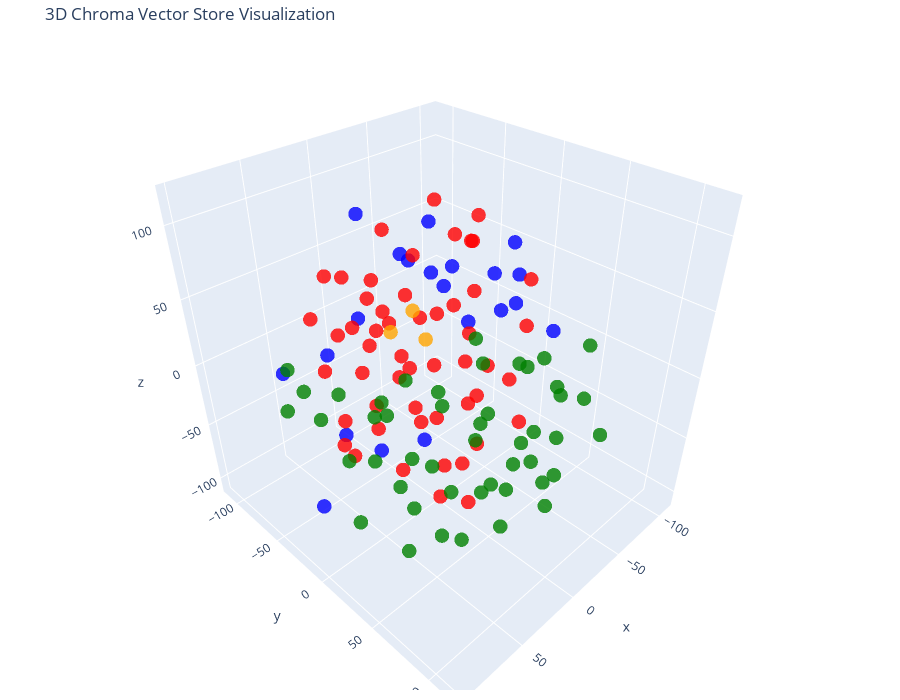

This figure's notebook cell:
### Code cell
# Let's try 3D!

tsne = TSNE(n_components=3, random_state=42)
reduced_vectors = tsne.fit_transform(vectors)

# Create the 3D scatter plot
fig = go.Figure(data=[go.Scatter3d(
    x=reduced_vectors[:, 0],
    y=reduced_vectors[:, 1],
    z=reduced_vectors[:, 2],
    mode='markers',
    marker=dict(size=5, color=colors, opacity=0.8),
    text=[f"Type: {t}<br>Text: {d[:100]}..." for t, d in zip(doc_types, documents)],
    hoverinfo='text'
)])

fig.update_layout(
    title='3D Chroma Vector Store Visualization',
    scene=dict(xaxis_title='x', yaxis_title='y', zaxis_title='z'),
    width=900,
    height=700,
    margin=dict(r=20, b=10, l=10, t=40)
)

fig.show()

### Figure 1 — Plotly figure (JSON) as saved in the notebook; plotly's stock layout.template omitted (floating-point values rounded to 4 significant figures)
{"data": [{"hoverinfo": "text", "marker": {"color": ["blue", "blue", "blue", "blue", "blue", "blue", "blue", "blue", "blue", "blue", "blue", "blue", "blue", "blue", "blue", "blue", "blue", "blue", "blue", "blue", "blue", "red", "red", "red", "red", "red", "red", "red", "red", "red", "red", "red", "red", "red", "red", "red", "red", "red", "red", "red", "red", "red", "red", "red", "red", "red", "red", "red", "red", "red", "red", "red", "red", "red", "red", "red", "red", "red", "red", "red", "red", "red", "red", "red", "red", "red", "red", "red", "red", "red", "red", "red", "red", "orange", "orange", "orange", "green", "green", "green", "green", "green", "green", "green", "green", "green", "green", "green", "green", "green", "green", "green", "green", "green", "green", "green", "green", "green", "green", "green", "green", "green", "green", "green", "green", "green", "green", "green", "green", "green", "green", "green", "green", "green", "green", "green", "green", "green", "green", "green", "green", "green", "green", "green"], "opacity": 0.8, "size": 5}, "mode": "markers", "text": ["Type: products<br>Text: # Product Summary\n\n# Rellm: AI-Powered Enterprise Reinsurance Solution\n\n## Summary\n\nRellm is an inno...", "Type: products<br>Text: ### Seamless Integrations\nRellm's architecture is designed for effortless integration with existing ...", "Type: products<br>Text: ### Regulatory Compliance Tools\nRellm includes built-in compliance tracking features to help organiz...", "Type: products<br>Text: Join the growing number of organizations leveraging Rellm to enhance their reinsurance processes whi...", "Type: products<br>Text: Experience the future of reinsurance with Rellm, where innovation meets reliability. Let Insurellm h...", "Type: products<br>Text: # Product Summary\n\n# Markellm\n\n## Summary\n\nMarkellm is an innovative two-sided marketplace designed ...", "Type: products<br>Text: - **User-Friendly Interface**: Designed with user experience in mind, Markellm features an intuitive...", "Type: products<br>Text: - **Customer Support**: Our dedicated support team is always available to assist both consumers and ...", "Type: products<br>Text: ### For Insurance Companies:\n- **Basic Listing Fee**: $199/month for a featured listing on the platf...", "Type: products<br>Text: ### Q3 2025\n- Initiate a comprehensive marketing campaign targeting both consumers and insurers to i...", "Type: products<br>Text: # Product Summary\n\n# Homellm\n\n## Summary\nHomellm is an innovative home insurance product developed b...", "Type: products<br>Text: ### 2. Dynamic Pricing Model\nWith Homellm's innovative dynamic pricing model, insurance providers ca...", "Type: products<br>Text: ### 5. Multi-Channel Integration\nHomellm seamlessly integrates into existing insurance platforms, pr...", "Type: products<br>Text: - **Basic Tier:** Starting at $5,000/month for small insurers with basic integration features.\n- **S...", "Type: products<br>Text: All tiers include a comprehensive training program and ongoing updates to ensure optimal performance...", "Type: products<br>Text: With Homellm, Insurellm is committed to transforming the landscape of home insurance, ensuring both ...", "Type: products<br>Text: # Product Summary\n\n# Carllm\n\n## Summary\n\nCarllm is an innovative auto insurance product developed by...", "Type: products<br>Text: - **Instant Quoting**: With Carllm, insurance companies can offer near-instant quotes to customers, ...", "Type: products<br>Text: - **Mobile Integration**: Carllm is designed to work seamlessly with mobile applications, providing ...", "Type: products<br>Text: - **Professional Tier**: $2,500/month\n  - For medium-sized companies.\n  - All Basic Tier features pl...", "Type: products<br>Text: ### Q2 2025: Customer Experience Improvements\n- Launch of a new **mobile app** for end-users.\n- Intr...", "Type: contracts<br>Text: # Contract with GreenField Holdings for Markellm\n\n**Effective Date:** November 15, 2023  \n**Contract...", "Type: contracts<br>Text: ## Renewal\n1. **Automatic Renewal**: This contract will automatically renew for sequential one-year ...", "Type: contracts<br>Text: ## Features\n1. **AI-Powered Matching**: Access to advanced algorithms that connect GreenField Holdin...", "Type: contracts<br>Text: ## Support\n1. **Customer Support Access**: The Client will have access to dedicated support through ...", "Type: contracts<br>Text: **Signatures:**  \n_________________________                           _________________________  \n**...", "Type: contracts<br>Text: # Contract with EverGuard Insurance for Rellm: AI-Powered Enterprise Reinsurance Solution\n\n**Contrac...", "Type: contracts<br>Text: 4. **Usage Rights**: EverGuard Insurance is granted a non-exclusive, non-transferable license to acc...", "Type: contracts<br>Text: 1. **Core Functionality**: Rellm provides EverGuard Insurance with advanced AI-driven analytics, sea...", "Type: contracts<br>Text: 1. **Customer Support**: Insurellm will provide EverGuard Insurance with 24/7 customer support, incl...", "Type: contracts<br>Text: ---\n\n**Signatures**  \n**For Insurellm**: __________________________  \n**Name**: John Smith  \n**Title...", "Type: contracts<br>Text: # Contract with Greenstone Insurance for Homellm\n\n---\n\n## Terms\n\n1. **Parties**: This Contract (\"Agr...", "Type: contracts<br>Text: 4. **Payment Terms**: \n   - The Customer shall pay an amount of $10,000 per month for the Standard T...", "Type: contracts<br>Text: ---\n\n## Features\n\n- **AI-Powered Risk Assessment**: Customer will have access to enhanced risk evalu...", "Type: contracts<br>Text: - **Customer Portal**: A dedicated portal will be provided, allowing the Customer's clients to manag...", "Type: contracts<br>Text: ______________________________  \n[Name], [Title]  \nDate: ______________________\n\n**For Greenstone In...", "Type: contracts<br>Text: # Contract with Roadway Insurance Inc. for Carllm\n\n---\n\n## Terms\n\n1. **Agreement Effective Date**: T...", "Type: contracts<br>Text: ---\n\n## Renewal\n\n1. **Automatic Renewal**: This agreement will automatically renew for an additional...", "Type: contracts<br>Text: ---\n\n## Features\n\n1. **Access to Core Features**: Roadway Insurance Inc. will have access to all Pro...", "Type: contracts<br>Text: ---\n\n## Support\n\n1. **Technical Support**: Roadway Insurance Inc. will receive priority technical su...", "Type: contracts<br>Text: # Contract with Stellar Insurance Co. for Rellm\n\n## Terms\nThis contract is made between **Insurellm*...", "Type: contracts<br>Text: ### Termination\nEither party may terminate this agreement with a **30-day written notice**. In the e...", "Type: contracts<br>Text: ## Features\nStellar Insurance Co. will receive access to the following features of the Rellm product...", "Type: contracts<br>Text: ## Support\nInsurellm provides Stellar Insurance Co. with the following support services:\n\n- **24/7 T...", "Type: contracts<br>Text: # Contract with TechDrive Insurance for Carllm\n\n**Contract Date:** October 1, 2024  \n**Contract Dura...", "Type: contracts<br>Text: ## Renewal\n\n1. **Automatic Renewal**: This contract shall automatically renew for additional one-yea...", "Type: contracts<br>Text: ## Support\n\n1. **Customer Support**: Insurellm will provide 24/7 customer support to TechDrive Insur...", "Type: contracts<br>Text: **TechDrive Insurance Representative:**  \nName: Sarah Johnson  \nTitle: Operations Director  \nDate: _...", "Type: contracts<br>Text: # Contract with Belvedere Insurance for Markellm\n\n## Terms\nThis Contract (\"Agreement\") is made and e...", "Type: contracts<br>Text: ## Renewal\n1. **Renewal Terms**: This Agreement may be renewed for additional one-year terms upon mu...", "Type: contracts<br>Text: ## Features\n1. **AI-Powered Matching**: Belvedere Insurance will benefit from Markellm's AI-powered ...", "Type: contracts<br>Text: ## Support\n1. **Technical Support**: Technical support will be available from 9 AM to 7 PM EST, Mond...", "Type: contracts<br>Text: **Belvedere Insurance**  \nSignature: ______________________  \nName: [Authorized Signatory]  \nTitle: ...", "Type: contracts<br>Text: # Contract with Velocity Auto Solutions for Carllm\n\n**Contract Date:** October 1, 2023  \n**Contract ...", "Type: contracts<br>Text: ## Renewal\n\n1. **Automatic Renewal**: This contract will automatically renew for successive 12-month...", "Type: contracts<br>Text: ## Support\n\n1. **Customer Support**: Velocity Auto Solutions will have access to Insurellm’s custome...", "Type: contracts<br>Text: # Contract with GreenValley Insurance for Homellm\n\n**Contract Date:** October 6, 2023  \n**Contract N...", "Type: contracts<br>Text: 4. **Confidentiality:** Both parties agree to maintain the confidentiality of proprietary informatio...", "Type: contracts<br>Text: 1. **AI-Powered Risk Assessment:** Access to advanced AI algorithms for real-time risk evaluations.\n...", "Type: contracts<br>Text: 3. **Regular Updates:** Insurellm will offer ongoing updates and enhancements to the Homellm platfor...", "Type: contracts<br>Text: # Contract with BrightWay Solutions for Markellm\n\n**Contract Date:** October 5, 2023  \n**Contract ID...", "Type: contracts<br>Text: 3. **Service Level Agreement (SLA):**  \n   Insurellm commits to a 99.9% uptime for the platform with...", "Type: contracts<br>Text: 2. **Real-Time Quote Availability:**  \n   Consumers sourced via BrightWay Solutions will receive rea...", "Type: contracts<br>Text: 3. **Training and Onboarding:**  \n   Insurellm agrees to provide one free training session on how to...", "Type: contracts<br>Text: # Contract with Pinnacle Insurance Co. for Homellm\n\n## Terms\nThis contract (\"Contract\") is entered i...", "Type: contracts<br>Text: ## Renewal\n1. **Renewal Terms**: At the end of the initial term, this Contract shall automatically r...", "Type: contracts<br>Text: ## Features\n1. **AI-Powered Risk Assessment**: Utilized for tailored underwriting decisions specific...", "Type: contracts<br>Text: ## Support\n1. **Technical Support**: Insurellm shall provide 24/7 technical support via an email and...", "Type: contracts<br>Text: # Contract with Apex Reinsurance for Rellm: AI-Powered Enterprise Reinsurance Solution\n\n## Terms\n\n1....", "Type: contracts<br>Text: ## Renewal\n\n1. **Automatic Renewal**: This Agreement will automatically renew for successive one-yea...", "Type: contracts<br>Text: 2. **Seamless Integrations**: The architecture of Rellm allows for easy integration with existing sy...", "Type: contracts<br>Text: 1. **Technical Support**: Provider shall offer dedicated technical support to the Client via phone, ...", "Type: contracts<br>Text: **Insurellm, Inc.**  \n_____________________________  \nAuthorized Signature   \nDate: ________________...", "Type: company<br>Text: # Overview of Insurellm\n\nInsurellm is an innovative insurance tech firm with 200 employees across th...", "Type: company<br>Text: # Careers at Insurellm\n\nInsurellm is hiring! We are looking for talented software engineers, data sc...", "Type: company<br>Text: # About Insurellm\n\nInsurellm was founded by Avery Lancaster in 2015 as an insurance tech startup des...", "Type: employees<br>Text: # HR Record\n\n# Alex Chen\n\n## Summary\n- **Date of Birth:** March 15, 1990  \n- **Job Title:** Backend ...", "Type: employees<br>Text: ## Annual Performance History\n- **2020:**  \n  - Completed onboarding successfully.  \n  - Met expecta...", "Type: employees<br>Text: ## Compensation History\n- **2020:** Base Salary: $80,000  \n- **2021:** Base Salary Increase to $90,0...", "Type: employees<br>Text: Alex Chen continues to be a vital asset at Insurellm, contributing significantly to innovative backe...", "Type: employees<br>Text: # HR Record\n\n# Oliver Spencer\n\n## Summary\n- **Date of Birth**: May 14, 1990  \n- **Job Title**: Backe...", "Type: employees<br>Text: ## Annual Performance History\n- **2018**: **3/5** - Adaptable team player but still learning to take...", "Type: employees<br>Text: ## Compensation History\n- **March 2018**: Initial salary of $80,000.\n- **July 2019**: Salary increas...", "Type: employees<br>Text: # HR Record\n\n# Emily Tran\n\n## Summary\n- **Date of Birth:** March 18, 1991  \n- **Job Title:** Digital...", "Type: employees<br>Text: - **January 2017 - May 2018**: Marketing Intern  \n  - Supported the Marketing team by collaborating ...", "Type: employees<br>Text: - **2021**:  \n  - Performance Rating: Meets Expectations  \n  - Key Achievements: Contributed to the ...", "Type: employees<br>Text: - **Professional Development Goals**:  \n  - Emily Tran aims to become a Marketing Manager within the...", "Type: employees<br>Text: # HR Record\n\n# Jordan Blake\n\n## Summary\n- **Date of Birth:** March 15, 1993  \n- **Job Title:** Sales...", "Type: employees<br>Text: ## Annual Performance History\n- **2021:** First year at Insurellm; achieved 90% of monthly targets. ...", "Type: employees<br>Text: ## Other HR Notes\n- Jordan has shown an interest in continuing education, actively participating in ...", "Type: employees<br>Text: # Avery Lancaster\n\n## Summary\n- **Date of Birth**: March 15, 1985  \n- **Job Title**: Co-Founder & Ch...", "Type: employees<br>Text: - **2010 - 2013**: Business Analyst at Edge Analytics  \n  Prior to joining Innovate, Avery worked as...", "Type: employees<br>Text: - **2018**: **Exceeds Expectations**  \n  Under Avery’s pivoted vision, Insurellm launched two new su...", "Type: employees<br>Text: - **2022**: **Satisfactory**  \n  Avery focused on rebuilding team dynamics and addressing employee c...", "Type: employees<br>Text: ## Compensation History\n- **2015**: $150,000 base salary + Significant equity stake  \n- **2016**: $1...", "Type: employees<br>Text: ## Other HR Notes\n- **Professional Development**: Avery has actively participated in leadership trai...", "Type: employees<br>Text: # HR Record\n\n# Maxine Thompson\n\n## Summary\n- **Date of Birth:** January 15, 1991  \n- **Job Title:** ...", "Type: employees<br>Text: ## Insurellm Career Progression\n- **January 2017 - October 2018**: **Junior Data Engineer**  \n  * Ma...", "Type: employees<br>Text: ## Annual Performance History\n- **2017**: *Meets Expectations*  \n  Maxine showed potential in her ro...", "Type: employees<br>Text: - **2021**: *Exceeds Expectations*  \n  Maxine spearheaded the transition to a new data warehousing s...", "Type: employees<br>Text: ## Compensation History\n- **2017**: $70,000 (Junior Data Engineer)  \n- **2018**: $75,000 (Junior Dat...", "Type: employees<br>Text: # Samantha Greene\n\n## Summary\n- **Date of Birth:** October 14, 1990\n- **Job Title:** HR Generalist\n-...", "Type: employees<br>Text: ## Annual Performance History\n- **2020:** Exceeds Expectations  \n  Samantha Greene demonstrated exce...", "Type: employees<br>Text: ## Compensation History\n- **2020:** Base Salary - $55,000  \n  The entry-level salary matched industr...", "Type: employees<br>Text: - **2023:** Base Salary - $70,000  \n  Recognized for substantial improvement in employee relations m...", "Type: employees<br>Text: # HR Record\n\n# Alex Thomson\n\n## Summary\n- **Date of Birth:** March 15, 1995  \n- **Job Title:** Sales...", "Type: employees<br>Text: ## Annual Performance History  \n- **2022** - Rated as \"Exceeds Expectations.\" Alex Thomson achieved ...", "Type: employees<br>Text: ## Other HR Notes\n- Alex Thomson is an active member of the Diversity and Inclusion committee at Ins...", "Type: employees<br>Text: # HR Record\n\n# Samuel Trenton\n\n## Summary\n- **Date of Birth:** April 12, 1989  \n- **Job Title:** Sen...", "Type: employees<br>Text: ## Annual Performance History\n- **2023:** Rating: 4.5/5  \n  *Samuel exceeded expectations, successfu...", "Type: employees<br>Text: ## Compensation History\n- **2023:** Base Salary: $115,000 + Bonus: $15,000  \n  *Annual bonus based o...", "Type: employees<br>Text: - **Engagement in Company Culture:** Regularly participates in team-building events and contributes ...", "Type: employees<br>Text: # HR Record\n\n# Alex Harper\n\n## Summary\n- **Date of Birth**: March 15, 1993  \n- **Job Title**: Sales ...", "Type: employees<br>Text: ## Annual Performance History  \n- **2021**:  \n  - **Performance Rating**: 4.5/5  \n  - **Key Achievem...", "Type: employees<br>Text: - **2022**:  \n  - **Base Salary**: $65,000 (Promotion to Senior SDR)  \n  - **Bonus**: $13,000 (20% o...", "Type: employees<br>Text: # HR Record\n\n# Jordan K. Bishop\n\n## Summary\n- **Date of Birth:** March 15, 1990\n- **Job Title:** Fro...", "Type: employees<br>Text: ## Annual Performance History\n- **2019:** Exceeds Expectations - Continuously delivered high-quality...", "Type: employees<br>Text: ## Compensation History\n- **June 2018:** Starting Salary - $85,000\n- **June 2019:** Salary Increase ...", "Type: employees<br>Text: ## Other HR Notes\n- Jordan K. Bishop has been an integral part of club initiatives, including the In...", "Type: employees<br>Text: # HR Record\n\n# Emily Carter\n\n## Summary\n- **Date of Birth:** August 12, 1990  \n- **Job Title:** Acco...", "Type: employees<br>Text: - **2017-2019:** Marketing Intern  \n  - Assisted with market research and campaign development for s...", "Type: employees<br>Text: ## Compensation History\n| Year | Base Salary | Bonus         | Total Compensation |\n|------|--------...", "Type: employees<br>Text: Emily Carter exemplifies the kind of talent that drives Insurellm's success and is an invaluable ass..."], "type": "scatter3d", "x": [55.38, 74.86, -78.2, 22.96, 37.34, 99.13, -78.77, -70.1, -78.68, 0.7512, 6.524, -18.44, -17.7, -29.76, -16.93, 9.759, -33.82, -50.43, -45.53, -34.63, 4.194, -43.96, -42.85, -96.81, -104.3, 17.73, 21.1, 24.43, 45.6, 20.82, 24.6, 60.84, -44.99, -41.73, -14.82, -1.976, -79.27, -47.09, -36.69, -34.89, -13.33, -11.81, -45.15, -0.03699, -68.73, -19.93, 43.76, -52.28, -26.45, -15.82, -74.06, 14.89, -6.85, -54.12, 43.76, -30.06, 33.02, 42.08, -41.84, 42.73, -62.65, -75.08, -74.7, 3.284, 10.13, -34.41, -46.68, -3.579, 0.2814, 43.12, -109.0, 19.84, -1.841, 14.22, 40.87, 8.532, 66.31, -2.077, 44.19, 37.08, 84.19, -8.882, 68.5, 47.97, -59.44, 48.04, 52.44, 65.65, -10.39, 82.94, 2.741, -29.96, -26.39, -19.53, 66.78, -5.1, 76.81, -72.47, -37.4, -48.85, 31.25, 17.95, -21.9, 73.46, 61.06, 49.79, 22.58, 18.8, 96.83, 25.56, 44.56, 24.2, 44.06, 14.85, 35.08, 84.92, -13.58, 37.16, 91.45, 71.97, -33.65, 75.52, 43.84], "y": [-40.35, -62.83, 31.82, -73.58, -30.26, 2.964, -6.087, -15.29, -2.141, -72.22, -24.71, -25.59, -4.421, -23.82, -43.52, 5.461, -49.37, 22.27, 12.8, -5.781, -56.37, -48.25, -96.37, -60.87, -10.34, 20.49, -41.26, -70.62, -59.22, -51.4, -8.997, -23.59, -69.89, -25.61, -32.3, 28.07, -26.48, -81.61, -37.56, -8.205, -49.58, -74.17, -4.377, -26.45, 3.976, -86.72, 31.99, 28.3, -67.85, -107.4, -41.31, -93.39, -0.209, -14.01, 3.95, -0.2302, -22.44, -46.55, -5.667, -38.13, -30.77, -58.78, -37.8, 2.658, -51.62, -110.9, -49.53, -25.68, -51.43, -72.98, -15.17, -67.26, 21.88, -6.223, 3.882, -1.248, 27.13, 65.37, 48.62, 10.9, 38.69, 92.04, 65.85, 26.82, 73.81, 60.37, 20.04, -79.44, 35.63, -14.03, 35.37, 49.57, 75.65, 69.37, 100.4, 34.72, 53.75, 66.0, 71.29, 63.34, 115.7, 81.05, 74.91, 93.35, -13.29, -98.58, 55.27, 23.47, 29.97, 83.22, 87.62, 79.47, 45.9, 83.56, 70.02, 8.994, 70.68, 108.1, -15.34, 20.95, 105.0, 58.16, -4.565], "z": [21.81, 6.159, 11.81, -82.06, 45.04, -46.71, 63.96, 40.52, 18.96, 88.46, 79.54, 92.27, 69.79, 43.38, 59.61, 79.8, -106.4, 61.73, 33.85, 21.74, -98.25, -39.24, -23.48, 39.57, 24.43, -83.17, 12.27, 8.298, -5.121, -14.83, -73.64, -37.84, 43.48, 75.77, -67.52, -97.12, -46.44, 5.705, 13.26, -11.61, -16.84, -6.106, -89.95, -8.888, -38.11, 26.82, 75.79, -53.84, -51.45, -20.38, 54.41, 40.84, -84.33, -54.65, 117.7, -41.07, -39.81, -42.03, 95.35, -67.71, -11.68, -5.117, 15.81, -33.15, -49.35, -4.16, 90.58, -44.22, 24.92, 28.26, -19.04, 52.16, -64.79, 51.07, 52.47, 30.0, 18.71, -37.58, -79.51, 19.74, 34.54, -33.67, 6.813, -25.73, 28.86, -30.38, -50.89, -38.73, -18.68, 1.442, 44.91, 15.27, 15.56, 36.73, 10.15, 22.9, -63.58, -23.77, -33.64, -9.628, -14.1, 57.37, -60.24, -25.54, -101.1, -21.72, -8.893, -2.951, 5.864, -28.14, -8.106, -63.0, 33.54, 1.527, 19.67, 33.87, -14.87, 17.28, 26.29, -16.17, -8.69, -25.63, -1.771]}], "layout": {"height": 700, "margin": {"b": 10, "l": 10, "r": 20, "t": 40}, "scene": {"xaxis": {"title": {"text": "x"}}, "yaxis": {"title": {"text": "y"}}, "zaxis": {"title": {"text": "z"}}}, "title": {"text": "3D Chroma Vector Store Visualization"}, "width": 900}}
